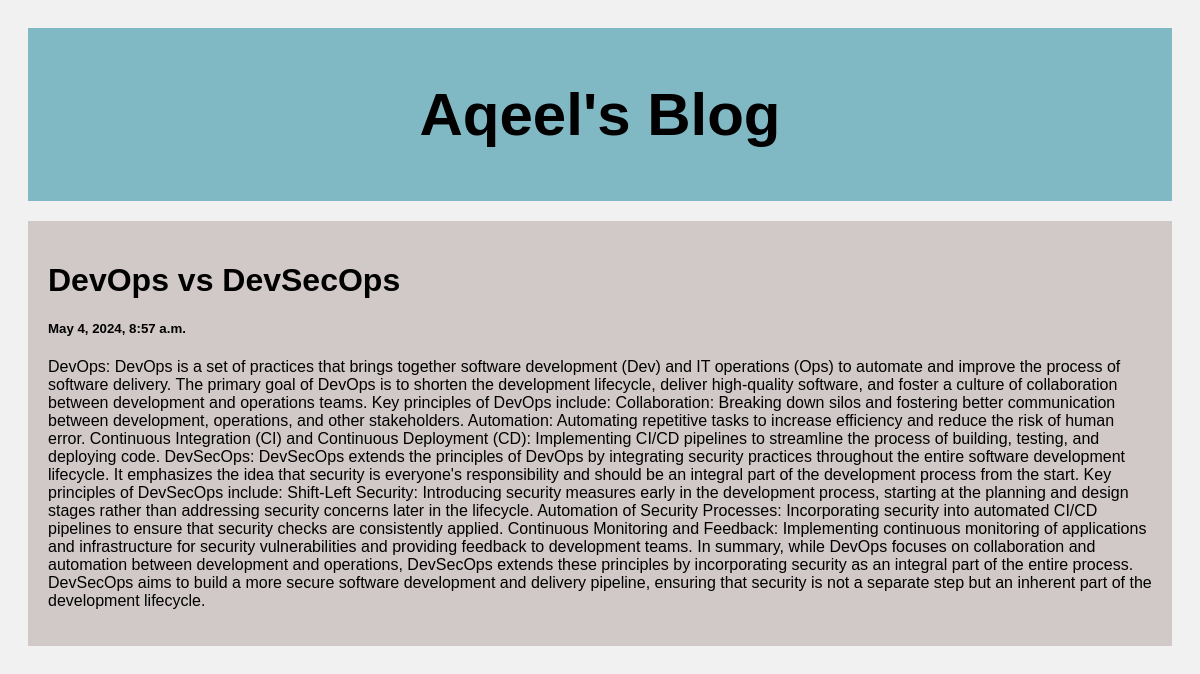
Screenshot of /post/2 with the database file from the repository.
### posts/models.py (models this page shows)
class Post(models.Model):
    title = models.CharField(max_length=100)
    body = models.TextField()
    date = models.DateTimeField(default=datetime.now, blank=True)

### posts/views.py (the view)
# urls.py: path('post/<str:pk>', views.post, name='post')
def post(request, pk):
    posts = Post.objects.get(id=pk)
    return render(request, 'posts.html', {'posts': posts})

### templates/posts.html (shortened to what this page needs)
<!DOCTYPE html>
<html>
<head>
</head>
<body>
  <div class="header">
    <h2>Aqeel's Blog</h2>
  </div>
  <div class="row">
    <div class="leftcolumn">
      <div class="card">
        <h1>{{posts.title}}</h1>
        <h5>{{posts.date}}</h5>
        <p>{{posts.body}}</p>
      </div>
    </div>
  </div>
</body>
</html>

### templates/posts.html (style rules this page uses)
* { box-sizing: border-box; }
body { font-family: Arial; padding: 20px; background: #f1f1f1; }
.header { padding: 2px; font-size: 40px; text-align: center; background: rgb(128, 185, 196); }
.leftcolumn { float: left; width: 100%; }
.card { background-color: rgb(209, 200, 200); padding: 20px; margin-top: 20px; }
.row:after { content: ""; display: table; clear: both; }

### rows the page displays
Post: title "DevOps vs DevSecOps", date "May 4, 2024, 8:57 a.m.", body "DevOps: DevOps is a set of practices that brings together software development (Dev) and IT operations (Ops) to automate and improve the process of software delivery. The primary goal of DevOps is to shorten the development lifecycle, deliver high-quality software, and foster a culture of collaboration between development and operations teams. Key principles of DevOps include: Collaboration: Breaking down silos and fostering better communication between development, operations, and other stakeholders. Automation: Automating repetitive tasks to increase efficiency and reduce the risk of human error. Continuous Integration (CI) and Continuous Deployment (CD): Implementing CI/CD pipelines to…"
